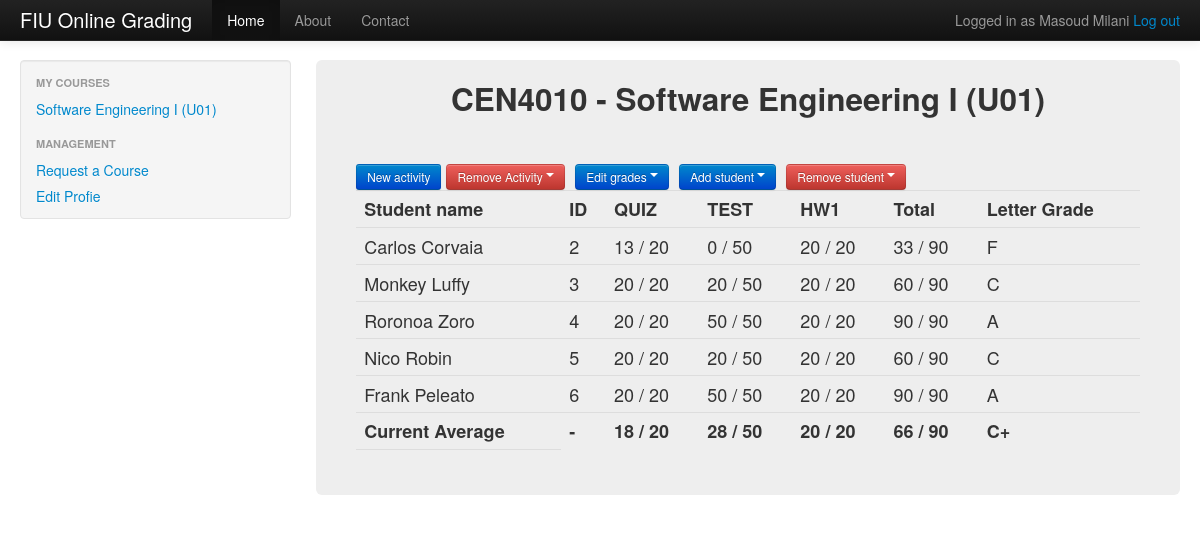
The page /Prof_Session/profCourseView.php?course_ID=2 (signed in) on the database its author committed.
### tables this page shows
CREATE TABLE IF NOT EXISTS `Users` (
  `ID` int(11) NOT NULL AUTO_INCREMENT,
  `password_hash` varchar(128) DEFAULT NULL,
  `user_name` varchar(40) DEFAULT NULL,
  `first_name` varchar(40) DEFAULT NULL,
  `last_name` varchar(40) DEFAULT NULL,
  `type` int(11) DEFAULT NULL,
  PRIMARY KEY (`ID`)
);

CREATE TABLE IF NOT EXISTS `Courses` (
  `ID` int(11) NOT NULL AUTO_INCREMENT,
  `professor_ID` int(11) DEFAULT NULL,
  `course_number` varchar(16) DEFAULT NULL,
  `section` varchar(3) DEFAULT NULL,
  `name` varchar(128) DEFAULT NULL,
  `current_enrollment` int(11) DEFAULT NULL,
  `max_enrollment` int(11) DEFAULT NULL,
  PRIMARY KEY (`ID`),
  KEY `professor_ID` (`professor_ID`)
);

CREATE TABLE IF NOT EXISTS `Activities` (
  `ID` int(11) NOT NULL AUTO_INCREMENT,
  `course_ID` int(11) NOT NULL DEFAULT '0',
  `name` varchar(50) DEFAULT NULL,
  `max_points` int(11) DEFAULT NULL,
  PRIMARY KEY (`ID`,`course_ID`),
  KEY `course_ID` (`course_ID`)
);

CREATE TABLE IF NOT EXISTS `Grades` (
  `student_ID` int(11) NOT NULL DEFAULT '0',
  `activity_ID` int(11) NOT NULL DEFAULT '0',
  `points` int(11) DEFAULT NULL,
  PRIMARY KEY (`student_ID`,`activity_ID`),
  KEY `activity_ID` (`activity_ID`)
);

### Prof_Session/profCourseView.php (the view, shortened to what this page needs)
<?php
$logoutAction = $_SERVER['PHP_SELF']."?doLogout=true";
if ((isset($_SERVER['QUERY_STRING'])) && ($_SERVER['QUERY_STRING'] != "")){
  $logoutAction .="&". htmlentities($_SERVER['QUERY_STRING']);
}
?>
<?php
if (!function_exists("GetSQLValueString")) {
function GetSQLValueString($theValue, $theType, $theDefinedValue = "", $theNotDefinedValue = "")
{
  $theValue = function_exists("mysql_real_escape_string") ? mysql_real_escape_string($theValue) : mysql_escape_string($theValue);
  switch ($theType) {
    case "text":
      $theValue = ($theValue != "") ? "'" . $theValue . "'" : "NULL";
      break;
    case "long":
    case "int":
      $theValue = ($theValue != "") ? intval($theValue) : "NULL";
      break;
  }
  return $theValue;
}
}
$username  = "-1";
if (isset($_SESSION['MM_Username'])) {
  $username = $_SESSION['MM_Username'];
}
$query_UserData = sprintf("SELECT ID, first_name, last_name FROM Users WHERE user_name = %s", GetSQLValueString($username, "text"));
$_UserData = mysql_query($query_UserData, $fiu_grading_system) or die(mysql_error());
$row_UserData = mysql_fetch_assoc($_UserData);
$query_courseInfo = sprintf("SELECT course_number, name, section, ID FROM Courses WHERE professor_ID = %d", GetSQLValueString($row_UserData['ID'], "int"));
$_CourseInfo = mysql_query($query_courseInfo, $fiu_grading_system) or die(mysql_error());
$query_activityInfo = sprintf("SELECT * FROM Activities WHERE course_ID = %d", GetSQLValueString($_GET["course_ID"], "int"));
$_ActivityInfo = mysql_query($query_activityInfo, $fiu_grading_system) or die(mysql_error());
$query_studentInfo = sprintf("SELECT * FROM Users WHERE ID IN (SELECT student_ID FROM CourseEnrollment WHERE course_ID = %d)", GetSQLValueString($_GET["course_ID"], "int"));
$_StudentInfo = mysql_query($query_studentInfo, $fiu_grading_system) or die(mysql_error());
?>
<!DOCTYPE html PUBLIC "-//W3C//DTD XHTML 1.0 Transitional//EN" "http://www.w3.org/TR/xhtml1/DTD/xhtml1-transitional.dtd">
<html xmlns="http://www.w3.org/1999/xhtml">
  <head>
  <link href="../assets/css/bootstrap.css" rel="stylesheet" type="text/css">
</head>
<body>
<?php include("_prof_Includes/header.php"); ?>
<?php include("_prof_Includes/side_bar.php"); ?>
<div class="span9">
  <div class="hero-unit">
  <?php
       if(mysql_num_rows($_CourseInfo) > 0)
       {
         $row_CourseInfo = mysql_fetch_assoc($_CourseInfo);
       }
  ?>
  <h2> <?php echo $row_CourseInfo['course_number'], " - ", $row_CourseInfo['name'], " (", $row_CourseInfo['section'], ")"; ?></h2>
  <br><a href="profNewActivity.php?course_ID=<?php echo $_GET["course_ID"]; ?>"><button class="btn btn-small btn-primary" type="button">New activity
  </button></a>
<div class="btn-group">
  <a class="btn btn-small btn-danger dropdown-toggle" data-toggle="dropdown" href="#">
  Remove Activity <span class="caret"></span></a>
  </div>
  <div class="btn-group">
  <a class="btn btn-small btn-primary dropdown-toggle" data-toggle="dropdown" href="#">
  Edit grades <span class="caret"></span></a>
  </div>
  <div class="btn-group">
  <a class="btn btn-small btn-primary dropdown-toggle" data-toggle="dropdown" href="#">
  Add student <span class="caret"></span></a>
  </div>
  <div class="btn-group">
  <a class="btn btn-small btn-danger dropdown-toggle" data-toggle="dropdown" href="#">
  Remove student <span class="caret"></span></a>
  </div>
  <br>
  <table class="table table-hover">
  <tr>
  <th>Student name</th>
  <th>ID</th>
  <?php
         if(mysql_num_rows($_ActivityInfo) > 0)
         {
           while ($row_ActivityInfo = mysql_fetch_assoc($_ActivityInfo)) {
  ?>
           <th><?php echo  $row_ActivityInfo['name']; ?></th>
<?php }}?>
  <th>Total</th>
  <th>Letter Grade</th>
  </tr>
  <?php
  if(mysql_num_rows($_StudentInfo) > 0)
  {
    $query_activityTotalInfo = sprintf("SELECT SUM(max_points) FROM Activities WHERE course_ID = %d", GetSQLValueString($_GET["course_ID"], "int"));
    $_ActivityTotalInfo = mysql_query($query_activityTotalInfo, $fiu_grading_system) or die(mysql_error());
    $row_activityTotalInfo = mysql_fetch_assoc($_ActivityTotalInfo);
    while($row_StudentInfo = mysql_fetch_assoc($_StudentInfo))
    {
  ?>
    <tr>
      <td><?php echo $row_StudentInfo["first_name"], " ", $row_StudentInfo["last_name"] ?></td>
      <td><?php echo $row_StudentInfo["ID"] ?></td>
      <?php
        $query_gradesInfo = sprintf("SELECT * FROM Grades WHERE student_ID = %d AND activity_ID IN (SELECT ID FROM Activities WHERE course_ID = %d)", GetSQLValueString($row_StudentInfo["ID"], "int"), GetSQLValueString($_GET["course_ID"], "int"));
        $_GradesInfo = mysql_query($query_gradesInfo, $fiu_grading_system) or die(mysql_error());
        $activity_count = mysql_num_rows($_ActivityInfo);
        $counter = 0;
        if(mysql_num_rows($_ActivityInfo) > 0)
        {
        while ($counter < $activity_count)
        {
          $row_ActivityInfo = mysql_fetch_assoc($_ActivityInfo);
      ?>
              <td><?php
          if(mysql_num_rows($_GradesInfo) > 0)
          {
          $row_gradesInfo = mysql_fetch_assoc($_GradesInfo);
          while($row_gradesInfo["activity_ID"] != $row_ActivityInfo["ID"])
          {
            $row_gradesInfo = mysql_fetch_assoc($_GradesInfo);
          }
                 if($row_gradesInfo)
                   echo $row_gradesInfo["points"], " / ", $row_ActivityInfo["max_points"];
                                          }?></td>
      <?php
          $counter++;
        }
        }
        $query_gradeTotalInfo = sprintf("SELECT SUM(points) FROM Grades WHERE student_ID = %d AND activity_ID IN (SELECT ID FROM Activities WHERE course_ID = %d)", GetSQLValueString($row_StudentInfo["ID"], "int"), GetSQLValueString($_GET["course_ID"], "int"));
        $_GradeTotalInfo = mysql_query($query_gradeTotalInfo, $fiu_grading_system) or die(mysql_error());
        $row_gradeTotalInfo = mysql_fetch_assoc($_GradeTotalInfo);
      ?>
        <td> <?php
           if(isset($row_gradeTotalInfo["SUM(points)"]))
             echo $row_gradeTotalInfo["SUM(points)"];
           else
             echo " - ";
        echo " / ", $row_activityTotalInfo["SUM(max_points)"];  ?> </td>
      <td><?php
            if($row_activityTotalInfo["SUM(max_points)"] != 0)
                $scorea_A = $row_gradeTotalInfo["SUM(points)"] * 100/ $row_activityTotalInfo["SUM(max_points)"];
            else
                $scorea_A = 0;
				if( $scorea_A  < 50 )
					echo "F";
				else if( $scorea_A < 52 )
					echo "D-";
				else if( $scorea_A  < 56 )
					echo "D";
				else if( $scorea_A  < 59 )
					echo "D+";
				else if($scorea_A < 63)
					echo "C-";
				else if( $scorea_A  < 73 )
					echo "C";
				else if($scorea_A  < 79 )
					echo "C+";
				else if( $scorea_A  < 82 )
					echo "B-";
				else if( $scorea_A < 86 )
					echo "B";
				else if( $scorea_A < 89 )
					echo "B+";
				else if($scorea_A  < 92 )
					echo "A-";
				else
					echo "A";
 ?></td>
      </tr>
  <?php
    }
  }
  ?>
  <th>Current Average</th>
  <th>-</th>
  <?php
  $query_assignmentAVGInfo = sprintf("SELECT AVG(points), activity_ID FROM Grades WHERE activity_ID IN (SELECT ID FROM Activities WHERE course_ID = %d) GROUP BY activity_ID", GetSQLValueString($_GET["course_ID"], "int"));
  $_AssignmentAVGInfo = mysql_query($query_assignmentAVGInfo, $fiu_grading_system) or die(mysql_error());
  $row_AssignmentAVGInfo = mysql_fetch_assoc($_AssignmentAVGInfo);
  $sum_averages = 0;
  $sum_totals = 0;
  if(mysql_num_rows($_ActivityInfo) > 0)
  {
    while ($row_ActivityInfo = mysql_fetch_assoc($_ActivityInfo))
    {
  if(mysql_num_rows($_AssignmentAVGInfo) > 0)
  {
    $row_AssignmentAVGInfo = mysql_fetch_assoc($_AssignmentAVGInfo);
    while($row_AssignmentAVGInfo["activity_ID"] != $row_ActivityInfo["ID"])
    {
      $row_AssignmentAVGInfo = mysql_fetch_assoc($_AssignmentAVGInfo);
    }
  }
  ?>
    <th><?php echo (int)$row_AssignmentAVGInfo["AVG(points)"], " / ", $row_ActivityInfo["max_points"]; ?> </th>
  <?php
$sum_averages +=  (int)$row_AssignmentAVGInfo["AVG(points)"];
$sum_totals +=  (int)$row_ActivityInfo["max_points"];
  }
  ?>
<th><?php echo $sum_averages, " / ", $sum_totals; ?></th>
  <th><?php
        $scorea_A = $sum_averages * 100/ $sum_totals;
				if( $scorea_A  < 50 )
					echo "F";
				else if( $scorea_A < 52 )
					echo "D-";
				else if( $scorea_A  < 56 )
					echo "D";
				else if( $scorea_A  < 59 )
					echo "D+";
				else if($scorea_A < 63)
					echo "C-";
				else if( $scorea_A  < 73 )
					echo "C";
				else if($scorea_A  < 79 )
					echo "C+";
  }
 ?></th>
  <tr>
  <td>  </td>
  </tr>
  </table>
  </div>
  </div>
  </div>
</div>
  </body>
  </html>

### Prof_Session/_prof_Includes/header.php (shortened to what this page needs)
<div class="navbar navbar-inverse navbar-fixed-top">
      <div class="navbar-inner">
        <div class="container-fluid">
          <a class="brand" href="profSession.php">FIU Online Grading</a>
          <div class="nav-collapse collapse">
            <p class="navbar-text pull-right">
   Logged in as <?php echo $row_UserData['first_name'], " ", $row_UserData['last_name']; ?> <a href="<?php echo $logoutAction ?>">Log out</a>
            </p>
            <ul class="nav">
              <li class="active"><a href="profSession.php">Home</a></li>
              <li><a href="#about">About</a></li>
              <li><a href="#contact">Contact</a></li>
            </ul>
          </div>
        </div>
      </div>
</div>

### Prof_Session/_prof_Includes/side_bar.php (shortened to what this page needs)
<div class="container-fluid">
   <div class="row-fluid">
   <div class="span3">
   <div class="well sidebar-nav">
   <ul class="nav nav-list">
   <li class="nav-header">My Courses</li>
    <li>
<?php
       if(mysql_num_rows($_CourseInfo) > 0)
       {
while ($row_CourseInfo = mysql_fetch_assoc($_CourseInfo)) { ?>
                   <table><tr><a href="profCourseView.php?course_ID=<?php echo $row_CourseInfo['ID'];?>"><?php echo $row_CourseInfo['name'], " (", $row_CourseInfo['section'], ")"; ?></a></tr></table>
<?php }} ?>
   <li class="nav-header">Management</li>
   <li><a href="request_course.php">Request a Course</a></li>
   <li><a href="edit_profile.php">Edit Profie</a></li>
   </ul>
   </div>
   </div>

### Prof_Session/profCourseView.php (style rules this page uses)
body { padding-top: 60px; padding-bottom: 40px; }
.sidebar-nav { padding: 9px 0; }
.hero-unit { padding: 9px; padding-left: 40px; padding-right: 40px; }

### rows shown on the page
users: first_name "Masoud", last_name "Milani"
courses: name "Software Engineering I", section "U01", course_number "CEN4010"
activities: name "QUIZ", max_points "20", AVG "18"
activities: name "TEST", max_points "50", AVG "28"
activities: name "HW1", max_points "20", AVG "20"
users: first_name "Carlos", last_name "Corvaia", ID "2", SUM "33", SUM "90", shows "F"
grades: points "13"
grades: points "0"
grades: points "20"
users: first_name "Monkey", last_name "Luffy", ID "3", SUM "60", SUM "90", shows "C"
grades: points "20"
grades: points "20"
grades: points "20"
users: first_name "Roronoa", last_name "Zoro", ID "4", SUM "90", shows "A"
grades: points "20"
grades: points "50"
grades: points "20"
users: first_name "Nico", last_name "Robin", ID "5", SUM "60", SUM "90", shows "C"
grades: points "20"
grades: points "20"
grades: points "20"
users: first_name "Frank", last_name "Peleato", ID "6", SUM "90", shows "A"
grades: points "20"
grades: points "50"
grades: points "20"

### other values the page prints
$sum_averages "66"
$sum_totals "90"
